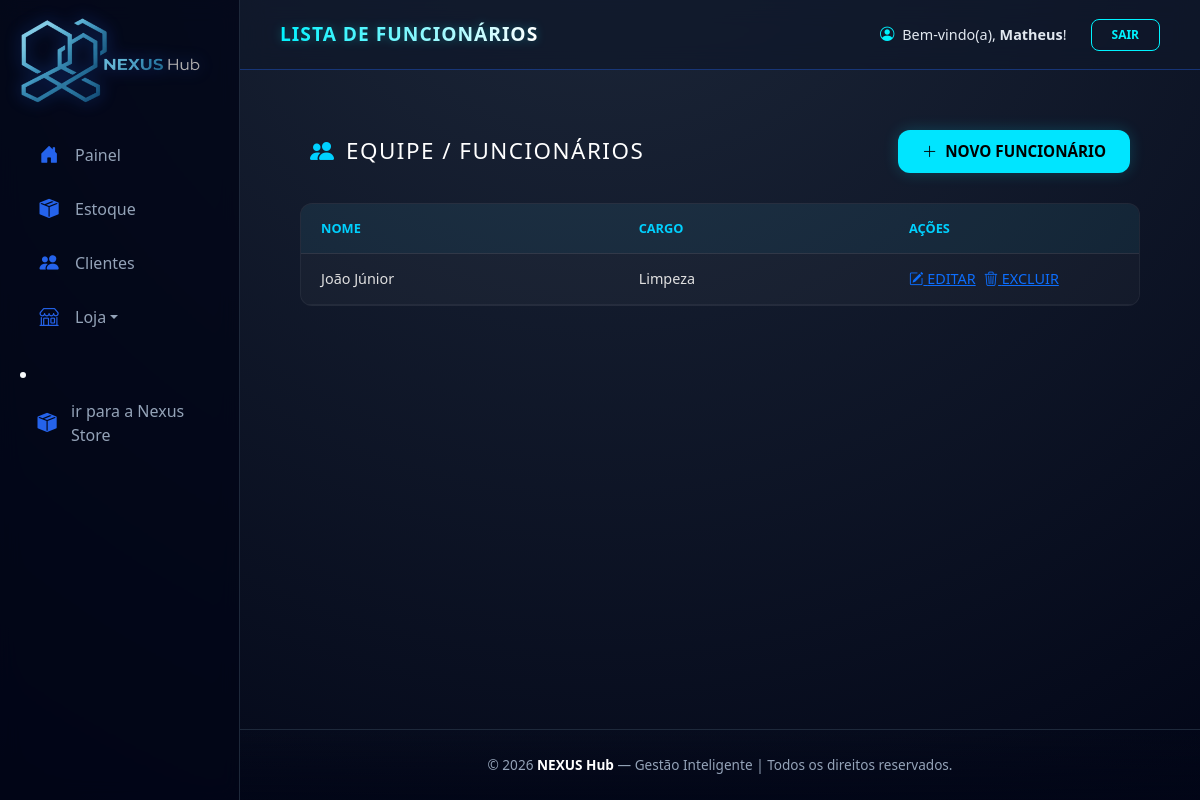
/nexus/dashboard/funcionarios/ (signed in), run on an earlier commit of the app's database.
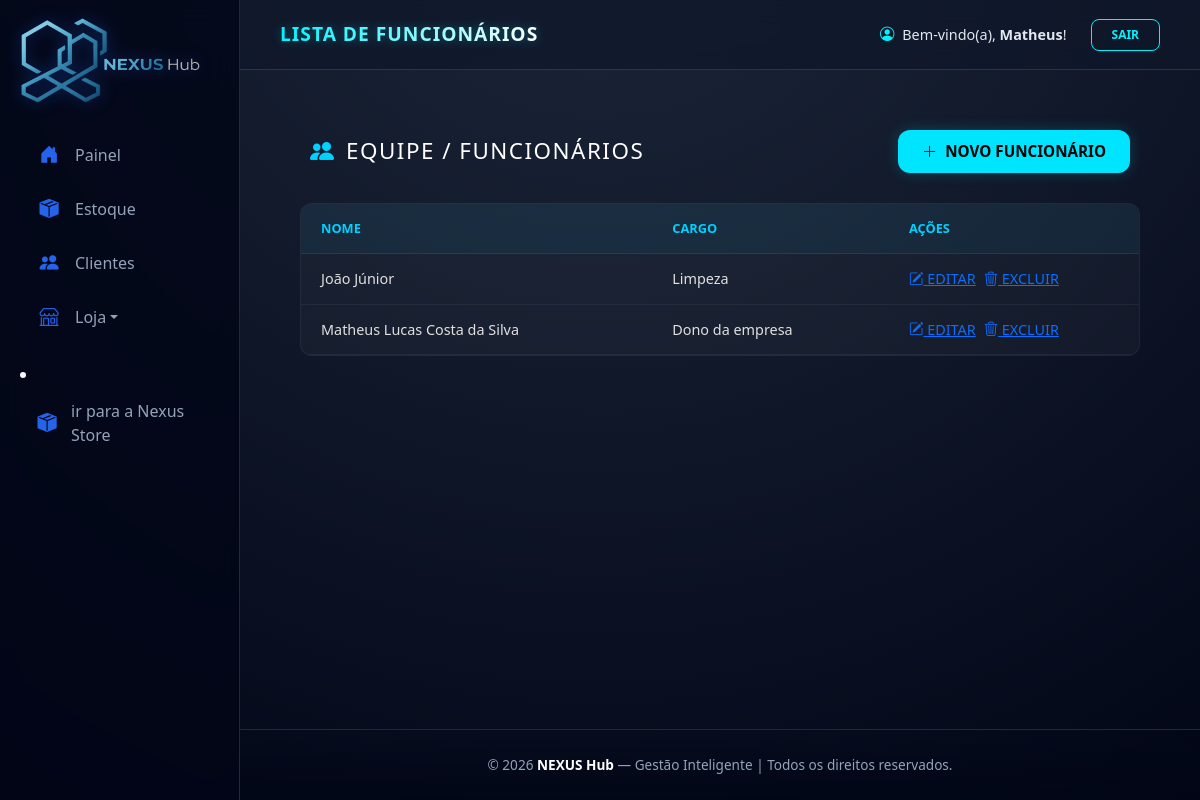
And on a later commit of the database.
### dashboard/models.py (models this page shows, shortened)
class Funcionario(models.Model):
    usuario_id = models.ForeignKey(User, on_delete=models.CASCADE, related_name='equipe')
    nome = models.CharField(max_length=150)
    cargo = models.CharField(max_length=100)
    telefone = models.CharField(max_length=20, blank=True, null=True)
    email = models.EmailField(unique=True)
    data_admissao = models.DateField(auto_now_add=True) # Adiciona a data de hoje automaticamente

### dashboard/views.py (the view)
# urls.py: path('dashboard/funcionarios/', views.lista_funcionarios, name='lista_funcionarios'),
@login_required
def lista_funcionarios(request):
    if request.user.is_superuser:
        funcionarios = Funcionario.objects.all()
    else:
        funcionarios = Funcionario.objects.filter(usuario_id=request.user)
    return render(request, 'lista_funcionarios.html', {'funcionarios': funcionarios})

### dashboard/templates/lista_funcionarios.html (shortened to what this page needs)
{% extends 'base.html' %}
{% load static %}
{% block page_title %}LISTA DE FUNCIONÁRIOS{% endblock %}
{% block content %}
<div class="nexus-container">
    <header class="nexus-header">
        <div class="nexus-title-wrapper" style="display: flex; align-items: center; gap: 12px;">
            <i class="bi bi-people-fill" style="color: #00d1ff; font-size: 1.5rem;"></i>
            <h1 class="nexus-title">Equipe / Funcionários</h1>
        </div>
        <a href="{% url 'adicionar_funcionario' %}" class="btn-nexus-add">
            <i class="bi bi-plus-lg"></i> NOVO FUNCIONÁRIO
        </a>
    </header>
    <div class="nexus-table-wrapper">
        <table class="nexus-table">
            <thead>
                <tr>
                    <th>Nome</th>
                    <th>Cargo</th>
                    <th style="width: 250px;">Ações</th>
                </tr>
            </thead>
            <tbody>
                {% for f in funcionarios %}
                <tr>
                    <td>{{ f.nome }}</td>
                    <td>{{ f.cargo }}</td>
                    <td>
                        <div class="d-flex gap-2">
                            {% if f.id %}
                                <a href="{% url 'editar_funcionario' id=f.id %}" class="btn-action btn-edit">
                                    <i class="bi bi-pencil-square"></i> EDITAR
                                </a>
                                <a href="javascript:void(0)" onclick="abrirModalExclusao('{{ f.id }}', '{{ f.nome }}')" class="btn-action btn-delete">
                                    <i class="bi bi-trash3"></i> EXCLUIR
                                </a>
                            {% endif %}
                        </div>
                    </td>
                </tr>
                {% endfor %}
            </tbody>
        </table>
    </div>
</div>
{% endblock %}

What changed in the data, as far as the page shows it:
added Funcionario: nome "Matheus Lucas Costa da Silva", cargo "Dono da empresa"
